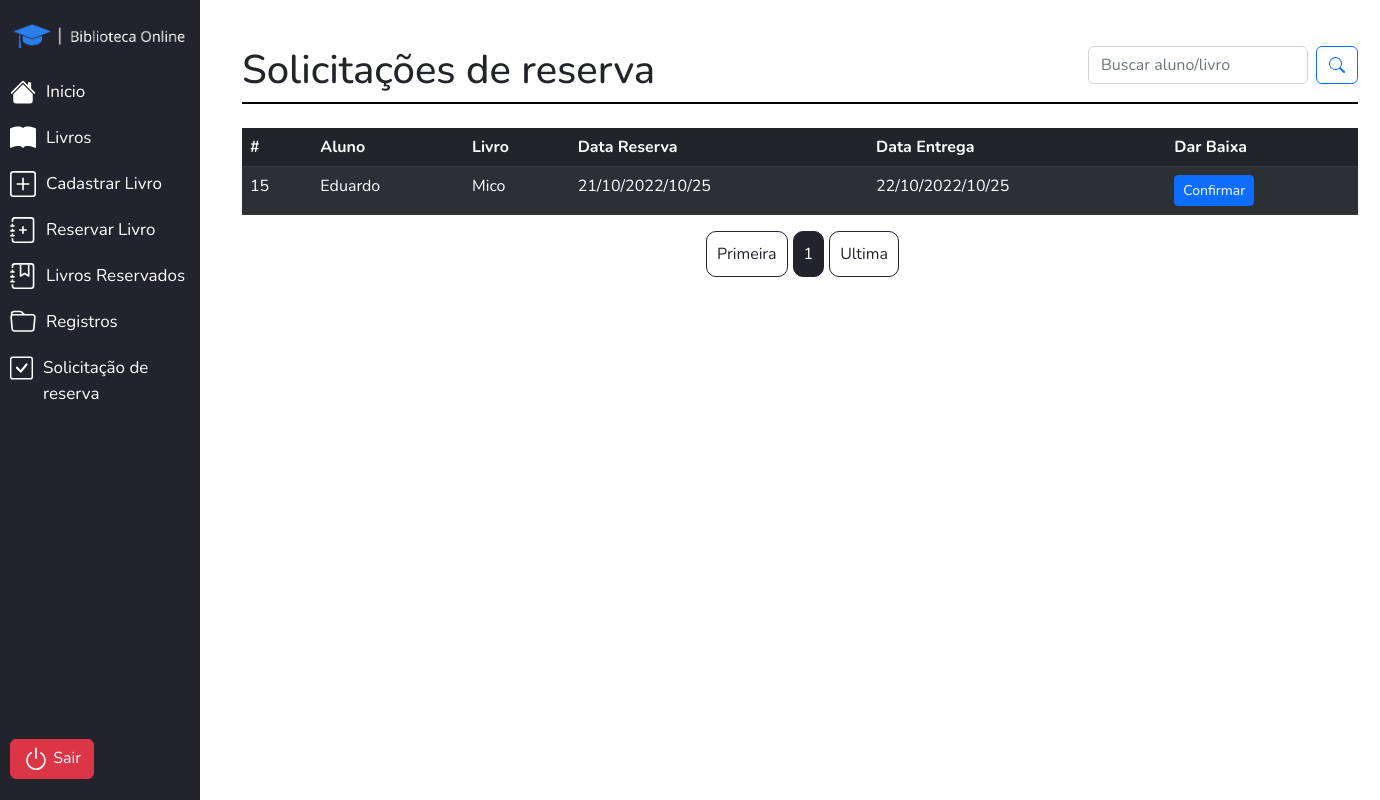
The page /View-Gestor/registros-reservas-temp.php (signed in) on the database as committed earlier.
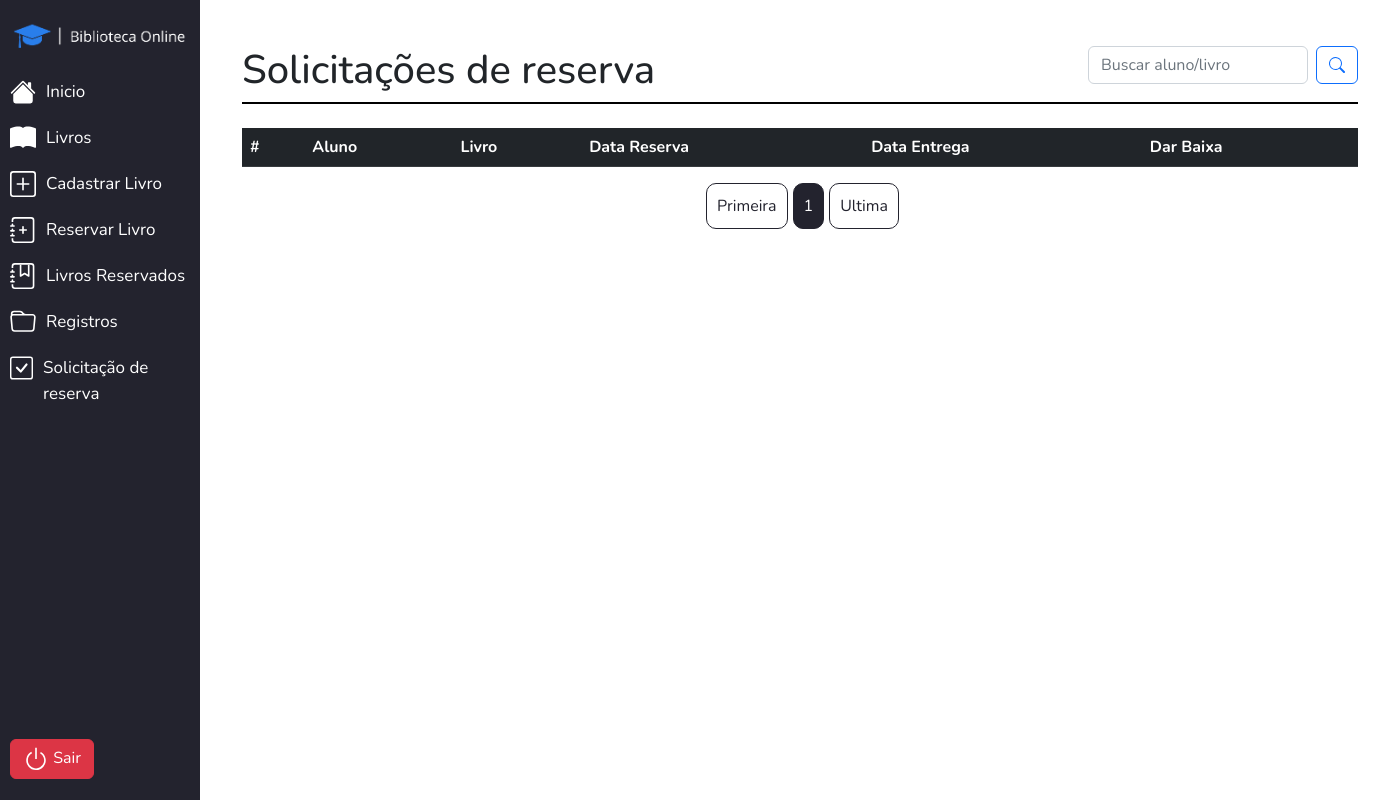
The same page on the database as committed later.
### tables this page shows
CREATE TABLE `reserva_temp` (
  `id_temp` int(11) NOT NULL,
  `cod_livro` int(11) NOT NULL,
  `cod_aluno` int(11) NOT NULL,
  `data_hoje` datetime NOT NULL,
  `data_amanha` datetime NOT NULL
);

CREATE TABLE `aluno` (
  `id_aluno` int(11) NOT NULL,
  `nome_aluno` varchar(300) NOT NULL,
  `email` varchar(300) NOT NULL,
  `senha` varchar(45) NOT NULL
);

CREATE TABLE `livro` (
  `id_livro` int(11) NOT NULL,
  `cod_livro` varchar(10) NOT NULL,
  `imagem` varchar(300) NOT NULL,
  `titulo` varchar(300) NOT NULL,
  `autor` varchar(300) NOT NULL,
  `cod_categoria` int(11) NOT NULL,
  `qtd_total` int(11) NOT NULL,
  `qtd_reserva` int(11) NOT NULL,
  `qtd_temp` int(11) NOT NULL
);

### View-Gestor/registros-reservas-temp.php (called while the page is built, shortened)
<?php
require('../DataBase.php');
include_once('../includes/header-fechado.php');
include_once('../includes/gestor/listagem-reserva-temp.php');
include_once('../includes/gestor/menu.php');
include_once('../includes/footer-fechado.php');
?>

### includes/gestor/listagem-reserva-temp.php (the view, shortened to what this page needs)
<section class="container-xl corpo">
    <div class="d-flex justify-content-between titulo-pagina">
        <div>
            <h1>Solicitações de reserva</h1>
        </div>
        <div class="caixa-busca">
            <form class="d-flex" role="search" method="GET">
                <input class="form-control me-2" type="search" name="busca" placeholder="Buscar aluno/livro" value="<?php if (isset($_GET['busca'])){ echo $_GET['busca']; } ?>">
                <button class="btn btn-outline-primary" type="submit">
                </button>
            </form>
        </div>
    </div>
    <?php
    $pagina_atual = filter_input(INPUT_GET, 'pagina', FILTER_SANITIZE_NUMBER_INT);
    $pagina = (!empty($pagina_atual)) ? $pagina_atual : 1;
    $qnt_result_pg = 12;
    $inicio = ($qnt_result_pg * $pagina) - $qnt_result_pg;
    $sql = $conn->prepare("SELECT * FROM reserva_temp
    INNER JOIN livro
    ON id_livro = reserva_temp.cod_livro
    INNER JOIN aluno
    ON id_aluno = reserva_temp.cod_aluno LIMIT $inicio, $qnt_result_pg");
    $sql->execute();
    $result = $sql->get_result();
    ?>
    <?php if(empty($_GET['busca'])){?>
     <div class="table-livros mt-4">
            <table class="table table-dark table-striped">
                <thead>
                    <tr>
                        <th scope="col">#</th>
                        <th scope="col">Aluno</th>
                        <th scope="col">Livro</th>
                        <th scope="col">Data Reserva</th>
                        <th scope="col">Data Entrega</th>
                        <th scope="col">Dar Baixa</th>
                    </tr>
                </thead>
                <tbody>
                    <?php
                    while ($reserva = mysqli_fetch_assoc($result)) {
                    ?>
                        <tr>
                            <td><?php echo $reserva['id_temp'] ?></td>
                            <td><?php echo $reserva['nome_aluno'] ?></td>
                            <td><?php echo $reserva['titulo'] ?></td>
                            <td><?php echo $reserva['data_hoje'] ?></td>
                            <td><?php echo $reserva['data_amanha'] ?></td>
                            <td>
                                <a href='confirmar-reserva-temp.php?id_temp=<?php echo $reserva['id_temp'] ?>' class='btn btn-sm btn-primary'>
                                    Confirmar
                                </a>
                            </td>
                        </tr>
                    <?php } ?>
                </tbody>
            </table>
        </div>
         <?php
        $result_pg = $conn->prepare("SELECT COUNT(id_temp) AS num_result FROM reserva_temp");
        $result_pg->execute();
        $resultado_pg = $result_pg->get_result();
        $row_pg = mysqli_fetch_assoc($resultado_pg);
        $quantidade_pg = ceil($row_pg['num_result'] / $qnt_result_pg);
        ?>
       <div class='content caixa-pag'>
       <div class='caixa-pag-num'>
        <a class='link-pag' href='listagem-reserva-temp.php?pagina=1'>Primeira</a>
        <span class='link-pag pag-atual'><?php echo $pagina ?></span>
        <a class='link-pag' href='listagem-reserva-temp.php?pagina=<?php echo $quantidade_pg ?>'>Ultima</a>
        </div>
        </div>
    <?php
        }else {
            $busca = $_GET['busca'];
            $SelectBusca = $conn->prepare("SELECT * FROM reserva_temp
            INNER JOIN livro
            ON id_livro = reserva_temp.cod_livro
            INNER JOIN aluno
            ON id_aluno = reserva_temp.cod_aluno
            WHERE nome_aluno LIKE '%$busca%' OR titulo LIKE '%$busca%'");
            $SelectBusca->execute();
            $resultBusca = $SelectBusca->get_result();
        if($resultBusca->num_rows == 0){ ?>
                <div class="fundo__vitrine--livros mt-4">
                    <section class="container-xl">
                        <h4>Nenhum resultado encontrado...</h4>
                        <a class="btn btn-primary" href="registros-reservas-temp.php">Solicitações de Reserva</a>
                    </section>
                </div>
   <?php }} ?>
</section>

Rows that differ between the two databases and show on the page:
removed reserva_temp: id_temp "15", cod_aluno.nome_aluno "Eduardo", cod_livro.titulo "Mico", data_hoje "21/10/2022/10/25", data_amanha "22/10/2022/10/25"
